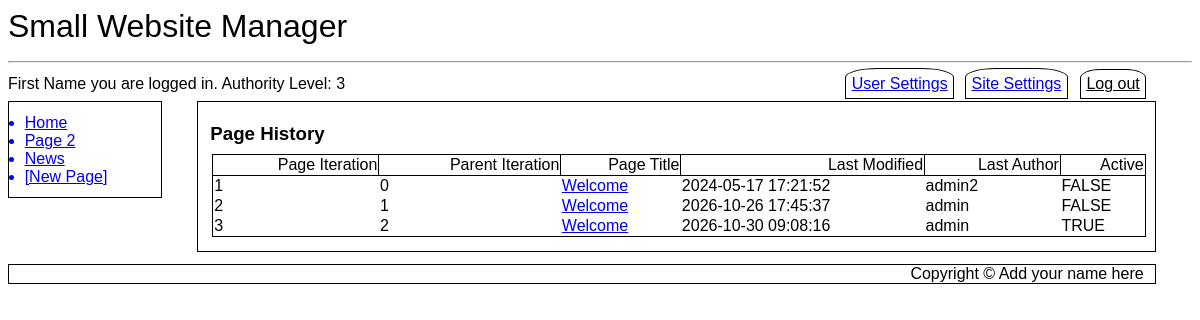
/pagehistory.php?pageID=1 (signed in), run on the app's committed database.
### tables this page shows
CREATE TABLE `SubMenus` (
  `MenuID` int(11) NOT NULL,
  `LinkID` int(11) NOT NULL,
  `Page_ID` int(11) NOT NULL DEFAULT 0,
  `Menu_Entry` varchar(50) NOT NULL,
  `Title` varchar(500) NOT NULL,
  `Active` tinyint(1) NOT NULL DEFAULT 1
);

CREATE TABLE `SubMenus_Modules` (
  `SubMenu_Order` int(11) NOT NULL,
  `Module_ID` int(11) NOT NULL
);

CREATE TABLE `SubMenusData` (
  `Type` varchar(500) NOT NULL,
  `Default Menu Title` varchar(20) NOT NULL,
  `LinkData` text NOT NULL,
  `GetData` tinyint(1) NOT NULL,
  `Module_ID` int(11) NOT NULL
);

CREATE TABLE `Cust_Pages` (
  `Page_ID` int(11) NOT NULL,
  `Page_Iteration` int(11) NOT NULL,
  `Parent_Iteration` int(11) NOT NULL DEFAULT 0,
  `Title` text NOT NULL,
  `Body` text NOT NULL,
  `Last_Modified` datetime NOT NULL DEFAULT current_timestamp(),
  `Last_Author` int(11) NOT NULL
);

CREATE TABLE `Users` (
  `ID` int(11) NOT NULL,
  `First_Name` varchar(250) NOT NULL,
  `Last_Name` varchar(250) NOT NULL,
  `eMail` varchar(1000) NOT NULL,
  `User_Name` varchar(1000) NOT NULL,
  `Password` varchar(100) NOT NULL,
  `Activate_Pass` varchar(100) DEFAULT NULL,
  `Change_Pass` varchar(100) DEFAULT NULL,
  `Change_Pass_Expire` datetime DEFAULT NULL,
  `Forgot_Pass` varchar(100) DEFAULT NULL,
  `Forgot_Pass_Expire` datetime DEFAULT NULL,
  `DateTime_Joined` datetime NOT NULL,
  `Last_Logged` datetime NOT NULL DEFAULT current_timestamp(),
  `Authority_Level` tinyint(4) DEFAULT 1,
  `Active` tinyint(1) NOT NULL DEFAULT 0
);

### pagehistory.php (the view, shortened to what this page needs)
<?php
include ("db_connect.inc");
include ("header.inc");
include ("navbar.inc");
echo "<article id='main'>";
if ( isset($_SESSION['first_name']) AND isset($_SESSION['user_name']) AND $_SESSION['auth_lev']==3 ) {
	echo "<h3>Page History</h3>";
	if ($_GET["pageID"]) {
		$pageID=$_GET["pageID"];
		$query1 = "SELECT `Page_ID`, `Page_Iteration`, `Active` FROM `Cust_Pages_DATA` WHERE `Page_ID`=".$pageID;
		$result0 = mysqli_query($cxn,$query1) or die ("Couldn't execute query.");
		if ($row0 = mysqli_fetch_assoc($result0)) {
			$result1 = mysqli_query($cxn,"SELECT Cust_Pages.Page_Iteration, Cust_Pages.Parent_Iteration, Cust_Pages.Title, Cust_Pages.Last_Modified, Users.User_Name FROM Cust_Pages LEFT JOIN Users ON Cust_Pages.Last_Author=Users.ID WHERE Cust_Pages.Page_ID=$pageID ORDER BY Page_Iteration ASC");
			$test1 = [];
			while($row1 = mysqli_fetch_array($result1)) {
				$test1[]=$row1;
			}
			echo "<table class='news'>\r\n";
			echo "<tr><th>Page Iteration</th><th>Parent Iteration</th><th>Page Title</th><th>Last Modified</th><th>Last Author</th><th>Active</th></tr>";
			if ($row0['Active'] == 0) {
				$active = FALSE;
			} else {
				$active = TRUE;
			}
			for ($x=0; $x<count($test1); $x++) {
				if ($x == $row0['Page_Iteration']-1) {
					if ($active == TRUE) {
						echo "<tr><td>".$test1[$x][0]."</td><td>".$test1[$x][1]."</td><td><a href=\"index.php?pageID=".$pageID."\">".$test1[$x][2]."</a></td><td>".$test1[$x][3]."</td><td>".$test1[$x][4]."</td>";
						echo "<td>TRUE</td></tr>\r\n";
					} else {
						echo "<tr><td>".$test1[$x][0]."</td><td>".$test1[$x][1]."</td><td><a href=\"index.php?pageID={$pageID}&iteration=".$test1[$x][0]."\">".$test1[$x][2]."</a></td><td>".$test1[$x][3]."</td><td>".$test1[$x][4]."</td>";
						echo "<td>FALSE</td></tr>\r\n";
					}
				} else {
					echo "<tr><td>".$test1[$x][0]."</td><td>".$test1[$x][1]."</td><td><a href=\"index.php?pageID={$pageID}&iteration=".$test1[$x][0]."\">".$test1[$x][2]."</a></td><td>".$test1[$x][3]."</td><td>".$test1[$x][4]."</td>";
					echo "<td>FALSE</td></tr>\r\n";
				}
			}
			echo  "</table>\r\n";
		}
	} else {
		echo "<div class='error'>Error: Thread not specified</div>";
	}
} else {
	echo "<div class=\"error\">Restricted Area. You need administrative priviledges to access this page.</div>";
}
echo "</article>\r\n";
include ("footer.inc");
?>

### navbar.inc
<nav id="vnav1">
<?php
$query = "SELECT Menu_Entry, Title FROM SubMenus WHERE MenuID='1' AND Active=1 ORDER BY LinkID ASC LIMIT 10";
$result = mysqli_query($cxn,$query) or die ("Couldn't execute query.");
while($row = mysqli_fetch_assoc($result))
{
	$menuEntry = $row['Menu_Entry'];
	$pageTitle = $row['Title'];
	$pageTitle = preg_replace('/ /', '_', $pageTitle);
	echo "<a href='$pageTitle'>$menuEntry</a>\r\n";
}
$query2 = "SELECT `Default Menu Title`, `LinkData`, `Module_ID` FROM SubMenus_Modules INNER JOIN SubMenusData USING (Module_ID)";
$result2 = mysqli_query($cxn, $query2) or die ("Couldn't execute query.");
while($row2 = mysqli_fetch_assoc($result2))
{
	$menuEntry2 = $row2['Default Menu Title'];
	$pageTitle2 = $row2['LinkData'];
	$pageTitle2 = preg_replace('/ /', '_', $pageTitle2);
	echo "<a href='$pageTitle2'>$menuEntry2</a>\r\n";
}
if (isset($_SESSION['auth_lev'])){
	if ($_SESSION['auth_lev'] == 3 AND isset($_SESSION['first_name']) AND isset($_SESSION['user_name']) ) {
		echo "<a class='newpage' href='newpage.php'>[New Page]</a>\r\n";
	}
}
?>
</nav>

### desktop.css (style rules this page uses)
* { font-family: Arial, sans-serif; box-sizing: border-box; }
h1, h2, h3 { padding: 0%; margin-top: 1%; margin-bottom: 1%; }
article#main { margin-left:16%; width: 81%; float:none; border: 1px solid black; padding: 1%; }
nav#vnav1 { width:13%; float:left; border: 1px solid black; padding: 1%; clear: both; margin-top: 0%; }
nav#vnav1 a { display: list-item; list-style-type: disc; margin-left: 3%; }
table.news { border: 1px solid black; width: 100%; margin: 2px; margin-bottom: 5px; padding: 10px; border-collapse: collapse; text-align: left; border: 1px solid black; margin: 2px; }
th { border: 1px solid black; font-weight: normal; text-align: right; }

### data on the page
submenus: Menu_Entry "Home"
submenus: Menu_Entry "Page 2"
submenus_modules: submenusdata.Default Menu Title "News"
cust_pages: Page_Iteration "1", Parent_Iteration "0", Title "Welcome", Last_Modified "2024-05-17 17:21:52", users.User_Name "admin2"
cust_pages: Page_Iteration "2", Parent_Iteration "1", Title "Welcome", Last_Modified "2026-10-26 17:45:37", users.User_Name "admin"
cust_pages: Page_Iteration "3", Parent_Iteration "2", Title "Welcome", Last_Modified "2026-10-30 09:08:16", users.User_Name "admin"

### other printed values
$websiteName "Small Website Manager"
$_SESSION['first_name'] "First Name"
$_SESSION['auth_lev'] "3"
